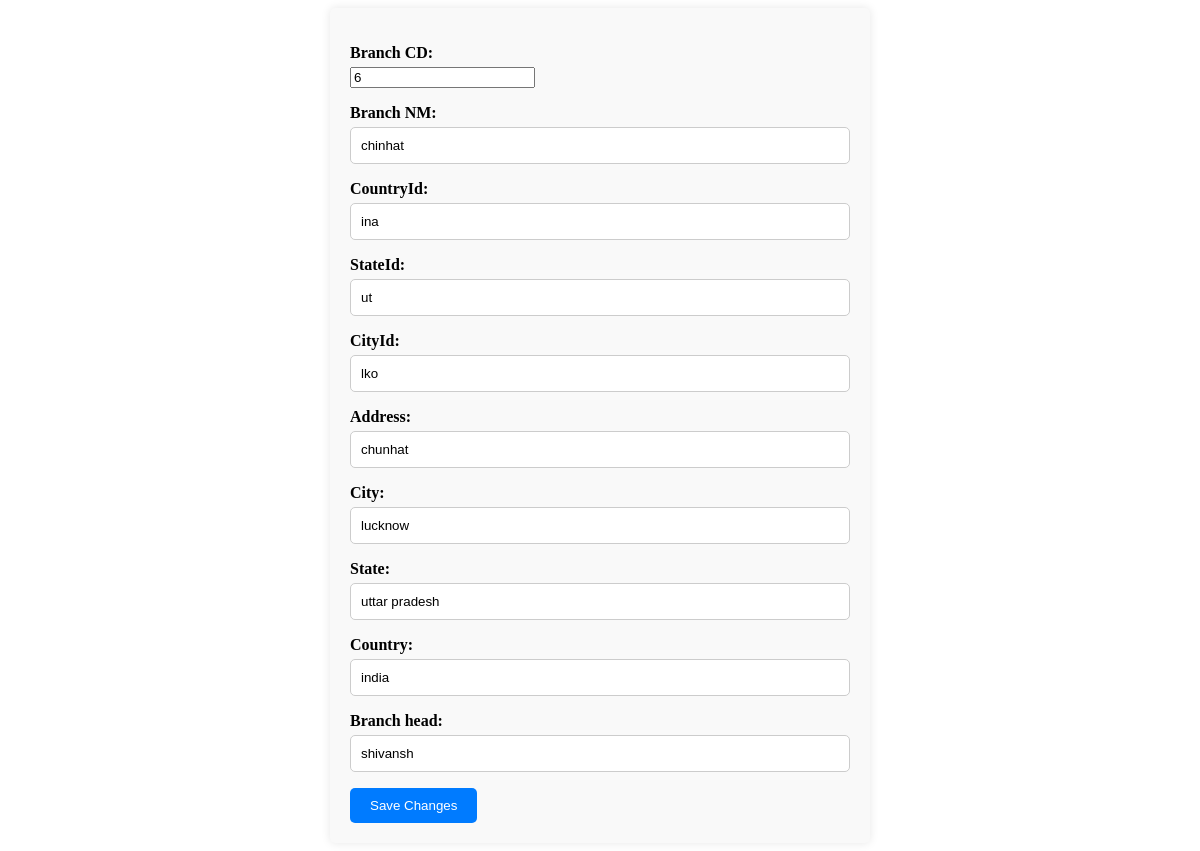
The page /administration/edit_branch/6/ on the database its author committed.
### BranchesInfo/models.py (models this page shows, shortened)
class Branches(models.Model):
    Branch_CD = models.IntegerField(primary_key=True)
    Branch_NM = models.CharField(max_length=50, null=False) #~ Name of branch
    countryId = models.CharField(max_length=50,null=True) #~ Country code of branch
    stateId  = models.CharField(max_length=50,null=True)
    cityId = models.CharField(max_length=50,null=True)
    Address = models.CharField(max_length=100, null=False)
    city = models.CharField(max_length=100, null=True)
    state = models.CharField(max_length=100, null=True)
    country = models.CharField(max_length=100, null=True)
    Branch_head =models.CharField(max_length=100, null=True)

### administration/views.py (the view)
# urls.py: path('edit_branch/<int:branch_id>/', views.edit_branch, name='edit_branch'),
def edit_branch(request, branch_id):
    branch = get_object_or_404(Branches, Branch_CD=branch_id)
    if request.method == 'POST':
        form = BranchForm(request.POST, instance=branch)
        if form.is_valid():
            form.save()
            return redirect('administration:admin_dashboard')
    else:
        form = BranchForm(instance=branch)
    return render(request, 'edit_branch.html', {'form': form, 'branch': branch})

### administration/forms.py
class BranchForm(forms.ModelForm):
    class Meta:
        model = Branches
        fields = '__all__'

### administration/templates/edit_branch.html (shortened to what this page needs)
<form method="post">
    {{ form.as_p }}
    <button type="submit">Save Changes</button>
</form>

### administration/templates/edit_branch.html (style rules this page uses)
form { max-width: 500px; margin: 0 auto; padding: 20px; background-color: #f9f9f9; border-radius: 5px; box-shadow: 0px 0px 10px rgba(0, 0, 0, 0.1); }
label { display: block; font-weight: bold; margin-bottom: 5px; }
input[type="text"] { width: 100%; padding: 10px; border: 1px solid #ccc; border-radius: 5px; box-sizing: border-box; }
button[type="submit"] { background-color: #007bff; color: #fff; border: none; padding: 10px 20px; border-radius: 5px; cursor: pointer; }

### rows shown on the page
Branches: Branch_CD "6", Branch_NM "chinhat", countryId "ina", stateId "ut", cityId "lko", Address "chunhat", city "lucknow", state "uttar pradesh", country "india", Branch_head "shivansh"
